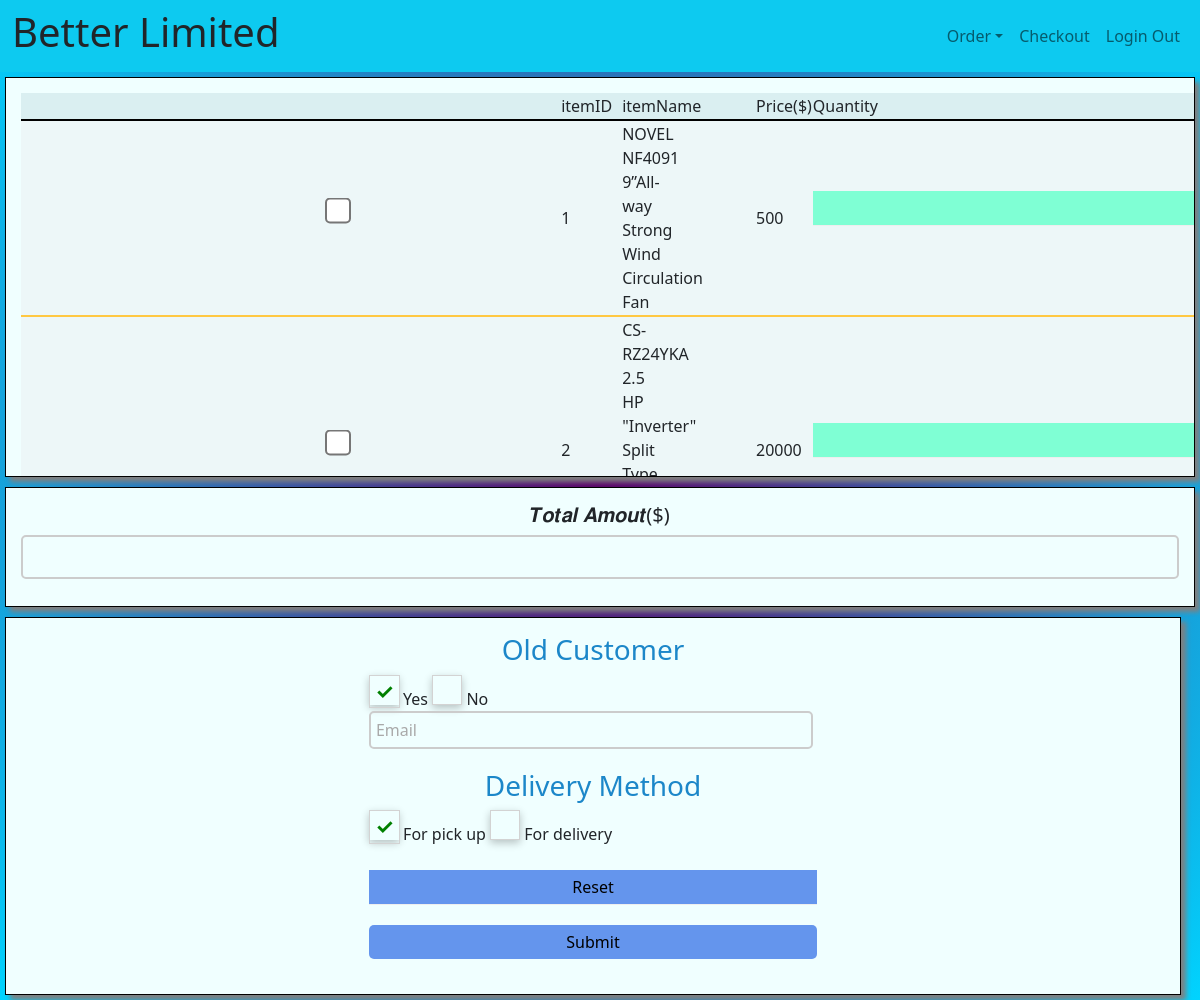
The page /Code/salesPlaceOrders.php on the database its author committed.
### tables this page shows
CREATE TABLE `Item` (
  `itemID` int(11) NOT NULL,
  `itemName` varchar(255) NOT NULL,
  `itemDescription` text DEFAULT NULL,
  `stockQuantity` int(11) NOT NULL DEFAULT 0,
  `price` double NOT NULL
);

### Code/salesPlaceOrders.php (the view, shortened to what this page needs)
<!DOCTYPE html>
<html lang="en">
<head>
  <link href="https://cdn.jsdelivr.net/npm/bootstrap@5.0.1/dist/css/bootstrap.min.css" rel="stylesheet">
  <link rel="stylesheet" href="css/salesPlaceOrders2.css">
</head>
<body onload="begin()">
<nav class="navbar navbar-expand-lg navbar-light bg-info">
  <div class="container-fluid">
    <h1>Better Limited</h1>
    <div class="collapse navbar-collapse " id="linkbar">
      <ul class="navbar-nav ms-auto">
        <ul class="nav navbar-nav ms-auto">
          <li class="nav-item dropdown">
            <a href="#" class="nav-link dropdown-toggle" data-bs-toggle="dropdown">Order</a>
          </li>
        </ul>
        <li class="nav-item">
          <a class="nav-link" href="salesPlaceOrders.php">Checkout</a>
        </li>
        <li class="nav-item">
          <a class="nav-link" href="Logout.php">Login Out</a>
        </li>
      </ul>
    </div>
  </div>
</nav>
<php
  <div id="flex-container">
    <div id="main">
        <?php
        extract($_GET);
require_once('Connection/conn.php');
$sql = "SELECT * FROM item";
$rs = mysqli_query($conn, $sql);
echo<<<EOD
      <form id="form1" action="salesReceipt.php" method="post" autocomplete="off" onsubmit="return validateMyForm(); ">
        <table id="flex-item3">
          <thead>
            <tr>
              <th class="tableBorder"></th>
              <th class="tableBorder" id="itemID">itemID</th>
              <th class="tableBorder">itemName</th>
              <th class="tableBorder">Price($)</th>
              <th class="tableBorder">Quantity</th>
              <th class="tableBorder">Total($)</th>
            </tr>
          </thead>
EOD;
$incrementalID = -1;
while ($rc = mysqli_fetch_assoc($rs)) {
    extract($rc);
    $incrementalID++;
    $SelectedItem = "SelectedItem".$incrementalID;
    $CheckboxID = "CheckboxID".$incrementalID;
    $ItemID = "itemID".$incrementalID;
    $PriceID = "PriceID".$incrementalID;
    $buyQuantityID = "buyQuantityID".$incrementalID;
    $eachItemTotalPrice = "eachItemTotalPrice".$incrementalID;
    $ReceiptItem = "ReceiptItem".$incrementalID;
    if($stockQuantity == "0"){
        continue;
    }
    echo <<<EOD
          <tbody>
            <tr>
              <td>
              <div class="custom-control custom-checkbox checkbox-lg">
              <input type="Checkbox" class="checkbox" id="$CheckboxID" name="$SelectedItem" value="" onclick="changeTotalPrice();">
        </div>
              </td>
              <td><input type="hidden" name="$ItemID" value="$itemID">$itemID<br></td>
              <td><input type="hidden" name="$ReceiptItem" value="$itemName">$itemName</td>
              <td><input type="hidden" id="$PriceID" name="$PriceID" value="$price"> $price</td>
              <td><input type="number" class="buyQuantity" id="$buyQuantityID" name="$buyQuantityID" min="0" max="99" onchange="changeTotalPrice()"></td>
              <td><input type="text" id="$eachItemTotalPrice" name="$eachItemTotalPrice" step=".01" readonly></td>
            </tr>
          </tbody>
EOD;
}
?>
        </table>
    </div>
    <div id="aside">
        <div>
            <h3>Old Customer</h3>
            <div>
                <input type="radio" value="none" id="EmailradioOne" name="Customer" checked onclick="noShowCustomerInfo()" />
                <label for="radioOne" class="radio">Yes </label>
                <input type="radio" value="none" id="EmailradioTwo" name="Customer" onclick="showCustomerInfo()" />
                <label for="radioTwo" class="radio">No </label>
                <div>
                    <input type="text" id="Email" name="Email" placeholder="Email" pattern="[a-z0-9._%+-]+@[a-z0-9.-]+\.[a-z]{2,4}$" title="Invalid Email" onchange="CheckExsitingCustomer(this)" required>
                </div>
            </div>
            <h3>Delivery Method</h3>
          <div>
            <input type="radio" value="none" id="radioOne" name="method" checked onclick="noShowDeliveryInfo()" />
            <label for="radioOne" class="radio">For pick up </label>
            <input type="radio" value="none" id="radioTwo" name="method" onclick="showDeliveryInfo()" />
            <label for="radioTwo" class="radio">For delivery </label>
          </div>
            <div>
                <br>
                <input type="reset" onclick="ClearAll()" class="col-xl-12 col-lg-12 col-md-12 col-sm-12 col-12" style="background-color: cornflowerblue">
                <input class="col-xl-12 col-lg-12 col-md-12 col-sm-12 col-12" style="background-color: cornflowerblue" type="submit">
            </div>
        </div>
    </div>
    <div id="footer">
      <th class="TotalAmount" id="txtTotalAmt">
        <h5>𝑻𝒐𝒕𝒂𝒍 𝑨𝒎𝒐𝒖𝒕($)</h5>
      </th>
      <td id="last-margin" class="TotalAmount"><input id="totalPrice"  type="text" name="total" readonly></td>
    </div>
</body>
</html>

### Code/css/salesPlaceOrders2.css (style rules this page uses)
body { margin: 0px; background-color: #91ced4; }
#flex-container { display: flex; flex-flow: row wrap; }
table { border-spacing: 0 1em; column-count: auto; }
td { padding-left: 6%; border-bottom: 2px solid #FFC842; }
.tableBorder { width: 10%; padding-left: 6%; border-bottom: 2px solid black; }
#header, #nav, #main, #footer { border: 1px solid black; margin: 5px; padding: 15px; box-shadow: 5px 5px 5px grey; background-color: azure; }
#aside { border: 1px solid black; margin: 5px; padding: 15px; box-shadow: 5px 5px 5px grey; background-color: azure; }
#main { order: 3; flex-flow: column-reverse; overflow: scroll; height: 77vh; flex-grow: 1; }
#aside { order: 4; display: flex; flex-direction: column; justify-content: center; }
#footer { order: 5; width: 100%; text-align: center; }
input[type=text] { padding: 5px; border: 2px solid #ccc; -webkit-border-radius: 5px; border-radius: 5px; }
input[type=submit] { padding: 5px 15px; background: #ccc; border: 0 none; cursor: pointer; -webkit-border-radius: 5px; border-radius: 5px; }
.buyQuantity { background-color: aquamarine; }
h3 { color: #1c87c9; }
input, select { padding: 5px; margin-bottom: 20px; background: transparent; border: none; border-bottom: 1px solid #eee; }
input::placeholder { color: darkgrey; }
input[type="radio"] { appearance: none; border: 1px solid #d3d3d3; width: 30px; height: 30px; content: none; outline: none; margin: 0; box-shadow: rgba(0, 0, 0, 0.24) 0px 3px 8px; }
input[type="radio"]:checked { appearance: none; outline: none; padding: 0; content: none; border: none; }
input[type="radio"]:checked::before { position: absolute; color: green !important; content: "\00A0\2713\00A0" !important; border: 1px solid #d3d3d3; font-weight: bolder; font-size: 21px; }
#totalPrice { text-align: center; font-size: 2vh; width: 100%; height: 50%; color: black; flex-flow: row-reverse; justify-content: flex-end; }
body { background-image: radial-gradient(circle, #5c0067 0%, #00d4ff 100%); }
body * { box-sizing: border-box; }
table { background-color: aqua; }
table th { background-color: #daeff1; font-weight: 300; }
table tr:nth-child(2n+1) { background-color: #edf7f8; }
#itemID { justify-content: flex-start; padding-right: 10px; text-align: left; }
@media only screen and (max-width: 1200px) { #main { order: 4; height: 50vh; overflow: scroll; column-count: auto; } }
@media only screen and (max-width: 1200px) { #aside { order: 5; display: flex; flex-direction: row; justify-content: center; flex: 0 0 98%; } }
@media only screen and (max-width: 1200px) { h3 { color: #1c87c9; text-align: center; } }
@media only screen and (max-width: 1200px) { input, select { padding: 5px; margin-bottom: 20px; background: transparent; border: none; border-bottom: 1px solid #eee; width: 444px; } }
@media only screen and (max-width: 1200px) { input::placeholder { color: darkgrey; } }
@media only screen and (max-width: 1200px) { #footer { order: 4; } }

### Code/salesPlaceOrders.php (style rules this page uses)
input[type=checkbox] { -ms-transform: scale(2); -moz-transform: scale(2); -webkit-transform: scale(2); -o-transform: scale(2); transform: scale(2); padding: 10px; }

### rows shown on the page
item: itemID "1", itemName "NOVEL NF4091 9”All-way Strong Wind Circulation Fan", price "500"
item: itemID "2", itemName "CS-RZ24YKA 2.5 HP \"Inverter\" Split…", price "20000"
